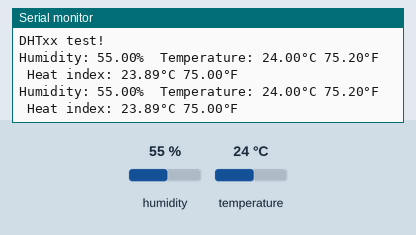
This sketch was run on a simulated ESP8266 (NodeMCU). On the bench: the last lines printed to the serial monitor. The test bench sets the inputs (shaded band); at power-on: humidity 55 %, temperature 24 °C.

Above: at 4.8 s.
4.9 s: humidity set to 22 %
At 7.2 s:
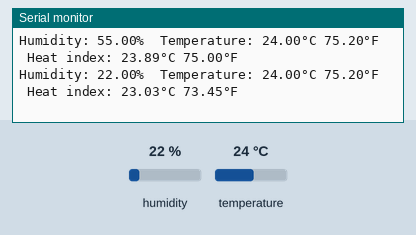
7.9 s: temperature set to 12 °C
At 9.5 s:
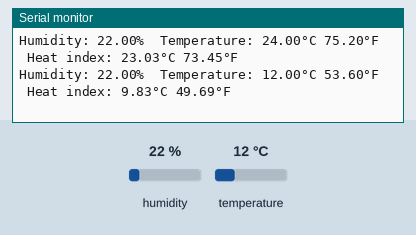
10.9 s: humidity set to 40 %
At 13.0 s:
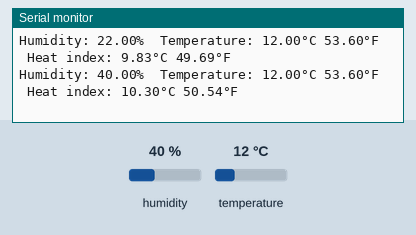
Timing chart, 0 to 14.5 s (numbered marks = the images above; inputs shaded):
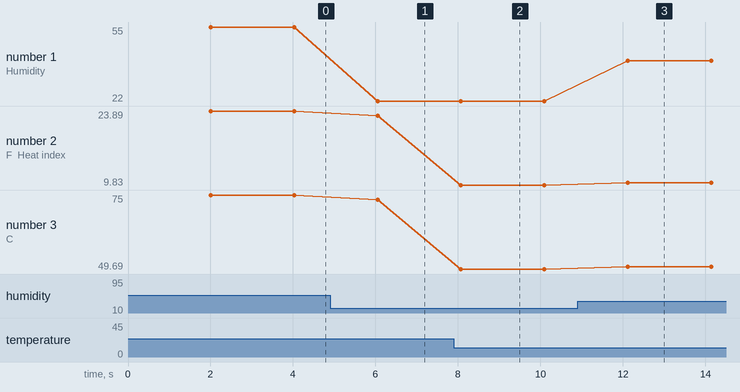

Measured:
- after the input at 4.9 s, the serial monitor: prints a new line after 1.2 s (image 1)
- after the input at 7.9 s, the serial monitor: prints a new line after 0.17 s (image 2)
- after the input at 10.9 s, the serial monitor: prints a new line after 1.2 s (image 3)
- plotted number 1: 55 → 22 after the input at 4.9 s, 22 → 40 after the input at 10.9 s
- plotted number 2: 23.89 → 23.03 after the input at 4.9 s, 23.03 → 9.83 after the input at 7.9 s, 9.83 → 10.3 after the input at 10.9 s
- plotted number 3: 75 → 73.45 after the input at 4.9 s, 73.45 → 49.69 after the input at 7.9 s, 49.69 → 50.54 after the input at 10.9 s

The sketch:

dht22.ino
```cpp
#include "DHT.h"

#define DHTPIN D3    // Digital pin connected to the DHT sensor
// Feather HUZZAH ESP8266 note: use pins 3, 4, 5, 12, 13 or 14 --
// Pin 15 can work but DHT must be disconnected during program upload.

// Uncomment whatever type you're using!
//#define DHTTYPE DHT11   // DHT 11
#define DHTTYPE DHT22   // DHT 22  (AM2302), AM2321
//#define DHTTYPE DHT21   // DHT 21 (AM2301)

// Connect pin 1 (on the left) of the sensor to +5V
// NOTE: If using a board with 3.3V logic like an Arduino Due connect pin 1
// to 3.3V instead of 5V!
// Connect pin 2 of the sensor to whatever your DHTPIN is
// Connect pin 4 (on the right) of the sensor to GROUND
// Connect a 10K resistor from pin 2 (data) to pin 1 (power) of the sensor

// Initialize DHT sensor.
// Note that older versions of this library took an optional third parameter to
// tweak the timings for faster processors.  This parameter is no longer needed
// as the current DHT reading algorithm adjusts itself to work on faster procs.
DHT dht(DHTPIN, DHTTYPE);

void setup() {
  Serial.begin(9600);
  Serial.println(F("DHTxx test!"));

  dht.begin();
}

void loop() {
  // Wait a few seconds between measurements.
  delay(2000);

  // Reading temperature or humidity takes about 250 milliseconds!
  // Sensor readings may also be up to 2 seconds 'old' (its a very slow sensor)
  float h = dht.readHumidity();
  // Read temperature as Celsius (the default)
  float t = dht.readTemperature();
  // Read temperature as Fahrenheit (isFahrenheit = true)
  float f = dht.readTemperature(true);

  // Check if any reads failed and exit early (to try again).
  if (isnan(h) || isnan(t) || isnan(f)) {
    Serial.println(F("Failed to read from DHT sensor!"));
    return;
  }

  // Compute heat index in Fahrenheit (the default)
  float hif = dht.computeHeatIndex(f, h);
  // Compute heat index in Celsius (isFahreheit = false)
  float hic = dht.computeHeatIndex(t, h, false);

  Serial.print(F("Humidity: "));
  Serial.print(h);
  Serial.print(F("%  Temperature: "));
  Serial.print(t);
  Serial.print(F("°C "));
  Serial.print(f);
  Serial.print(F("°F  Heat index: "));
  Serial.print(hic);
  Serial.print(F("°C "));
  Serial.print(hif);
  Serial.println(F("°F"));
}
```
